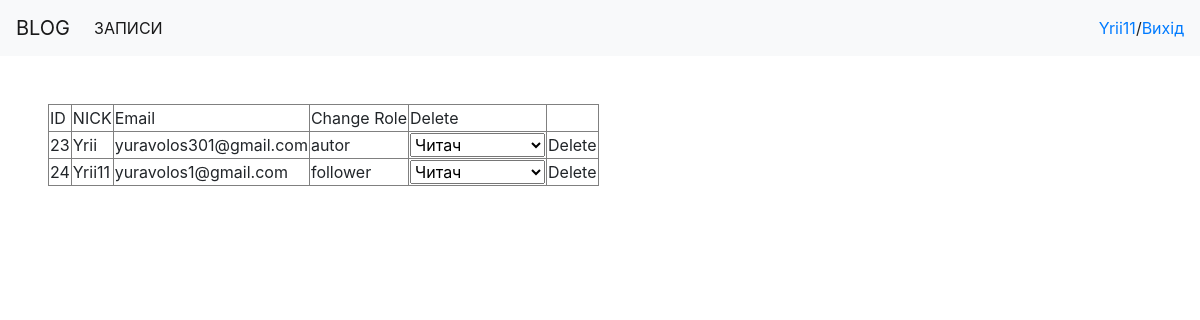
The app's page /adminUser.php (signed in) with its own data.
### tables this page shows
CREATE TABLE `user` (
  `Id` int(11) NOT NULL,
  `Login` varchar(50) DEFAULT NULL,
  `Email` varchar(50) DEFAULT NULL,
  `Password` varchar(50) DEFAULT NULL,
  `urlAvatar` varchar(255) DEFAULT 'noFoto',
  `Role` varchar(50) DEFAULT NULL,
  `Status` tinyint(1) DEFAULT 0
);

### adminUser.php (the view, shortened to what this page needs)
<?php
    require_once('header.php');
    $conn = mysqli_connect(servername, username, password, dbname);
    $sql = "SELECT * FROM user";
    $result = mysqli_query($conn, $sql);
    ?>
     <table border="1" class="m-5">
        <thead>
            <td>ID</td>
            <td>NICK</td>
            <td>Email</td>
            <td>Change Role</td>
            <td>Delete</td>
        </thead>
        <tbody>
 <?php
    while ($record = mysqli_fetch_assoc($result)){
?>
            <tr>
                <td class="Id"><?=$record['Id']?></td>
                <td><?=$record['Login']?></td>
                <td><?=$record['Email']?></td>
                <td class="TextRole"><?=$record['Role']?></td>
                <td>
                    <select name="Role" class="ChangeRole">
                        <option value="follower">Читач</option>
                    </select>
                </td>
                    <td>
                        Delete
                </td>
            </tr>
    <?php
    }
?>
</table>
<?php
require_once('footer.php');
?>

### header.php (shortened to what this page needs)
<!DOCTYPE html>
<html lang="en">
<head>
    <link rel="stylesheet" href="https://stackpath.bootstrapcdn.com/bootstrap/4.4.1/css/bootstrap.min.css">
</head>
<body>
<div id="container-nav">
  <nav class="navbar navbar-expand-lg navbar-light bg-light" id="nav">
    <a class="navbar-brand" href="index.php">BLOG</a>
    <div class="collapse navbar-collapse" id="navbarSupportedContent">
      <ul class="navbar-nav mr-auto">
        <li class="nav-item active">
          <a class="nav-link" href="#">ЗАПИСИ<span class="sr-only">(current)</span></a>
        </li>
      </ul>
  <?php
      if (isset($_SESSION['isAut'])) {
  ?>
          <a href="#"><?=$_SESSION['Login']?></a> /
          <a href="#" id="logOut"> Вихід </a>
  <?php
      } else {
  ?>
          <a href="userInsert.php"> Реєстрація / </a>
          <a href="#" data-toggle="modal" data-target="#LoginModal"> Авторизуватися</a>
  <?php
      }
  ?>
    </div>
  </nav>
</div>

### footer.php (shortened to what this page needs)
</body>
</html>

### records on screen
user: Id "23", Login "Yrii", Email "yuravolos301@gmail.com", Role "autor"
user: Id "24", Login "Yrii11", Email "yuravolos1@gmail.com", Role "follower"

### other values on screen
$_SESSION['Login'] "Yrii11"
